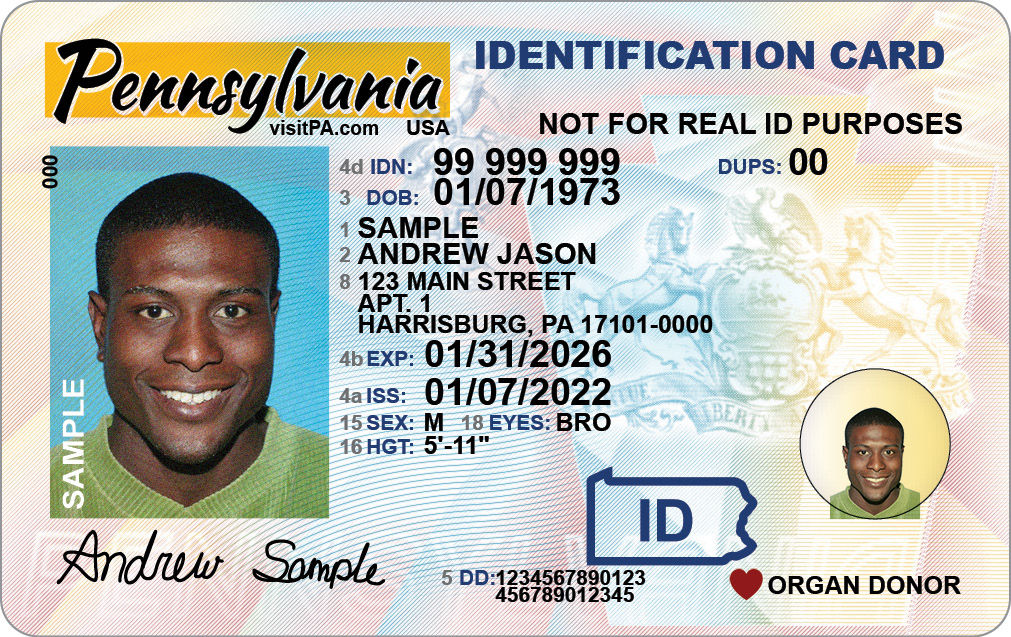
#> input picture research/sample_card.jpg, 1011 x 637 px
$ python portrait.py
#> lines starting #> are read from the running program, lines starting #| are printed output that depends on the picture
import cv2

def extract_portrait(image_path):
    #load the pic
#> called with image_path = '../research/sample_card.jpg'
    img= cv2.imread(image_path)
#> img is the input picture: shape (637, 1011, 3); mean B, G, R 184.2, 191.2, 187.9

    #haar cascade
    #convert to BLCK&WHT
    imgblckwht = cv2.cvtColor(img, cv2.COLOR_BGR2GRAY)
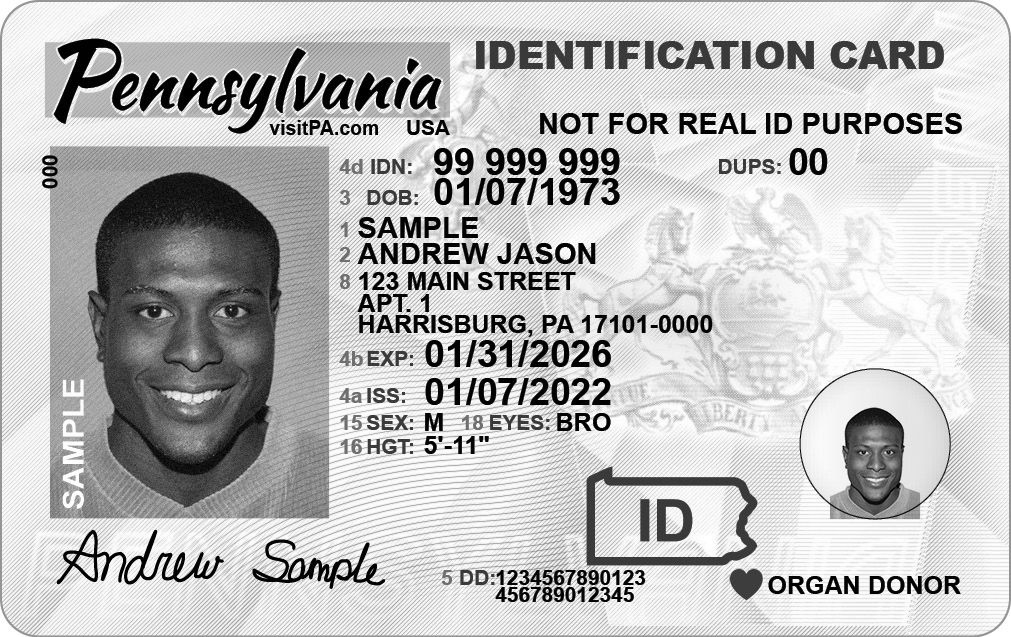
#> imgblckwht: shape (637, 1011); min 0, max 255, mean 189.4
    face_cascade = cv2.CascadeClassifier(cv2.data.haarcascades + 'haarcascade_frontalface_default.xml')
    face = face_cascade.detectMultiScale(imgblckwht, scaleFactor=1.1, minNeighbors=5)
#> face = [[939, 326, 50, 50], [843, 426, 65, 65], [85, 225, 215, 215]]

    if len(face) == 0:
        raise ValueError("No faces detected in the image.")

    #pick the lragest face (incase multiple faces are detected)
    largest_face = max(face, key=lambda rect: rect[2] * rect[3])  # rect is (x, y, w, h)
#> largest_face = [85, 225, 215, 215]
    x, y, w, h = largest_face
#> x = 85; y = 225; w = 215; h = 215
    #crop the image to the face
    portrait = img[y:y+h, x:x+w]
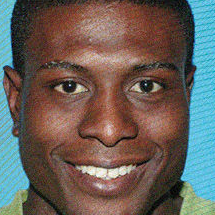
#> portrait: shape (215, 215, 3); mean B, G, R 90.3, 96.7, 104.9
    return portrait

if __name__ == "__main__":
    portrait = extract_portrait("../research/sample_card.jpg")
    if portrait is not None:
        cv2.imwrite("test_portrait.png", portrait) #imwrite saves the image to disk
        print("Portrait saved!")
    else:
        print("No face found!")

$ run again, with research/psprt.jpg copied over research/sample_card.jpg
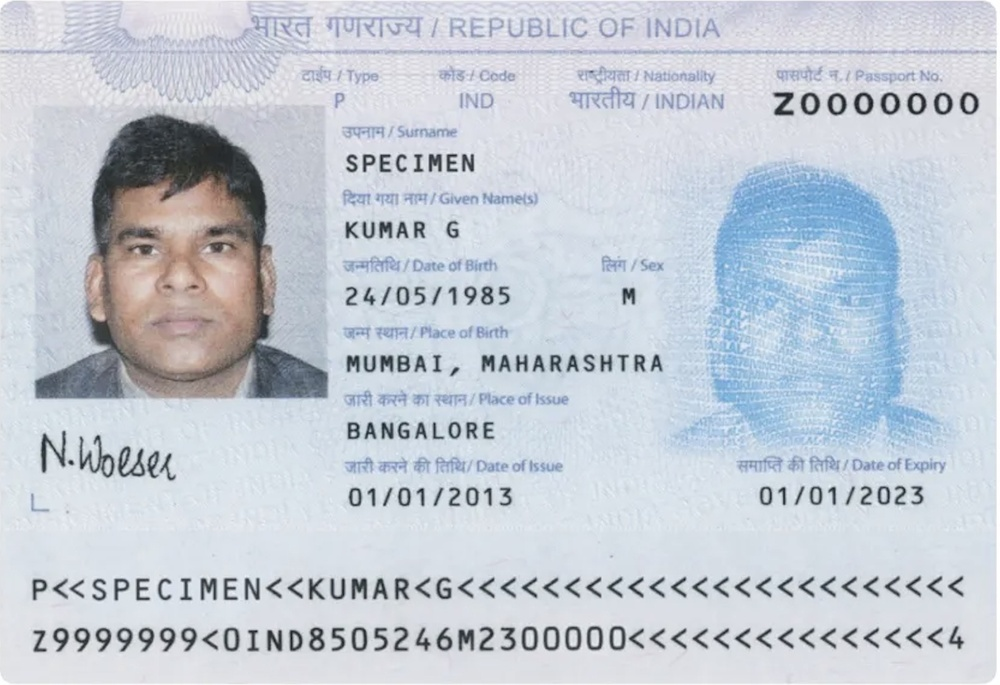
#> input picture research/psprt.jpg, 1000 x 685 px, shrunk from 1638 x 1122 before the run
#> in extract_portrait, img is the input picture: shape (685, 1000, 3); mean B, G, R 213.1, 203.5, 196.4
#> in extract_portrait, `imgblckwht = cv2.cvtColor(img, cv2.COLOR_BGR2GRAY)`:
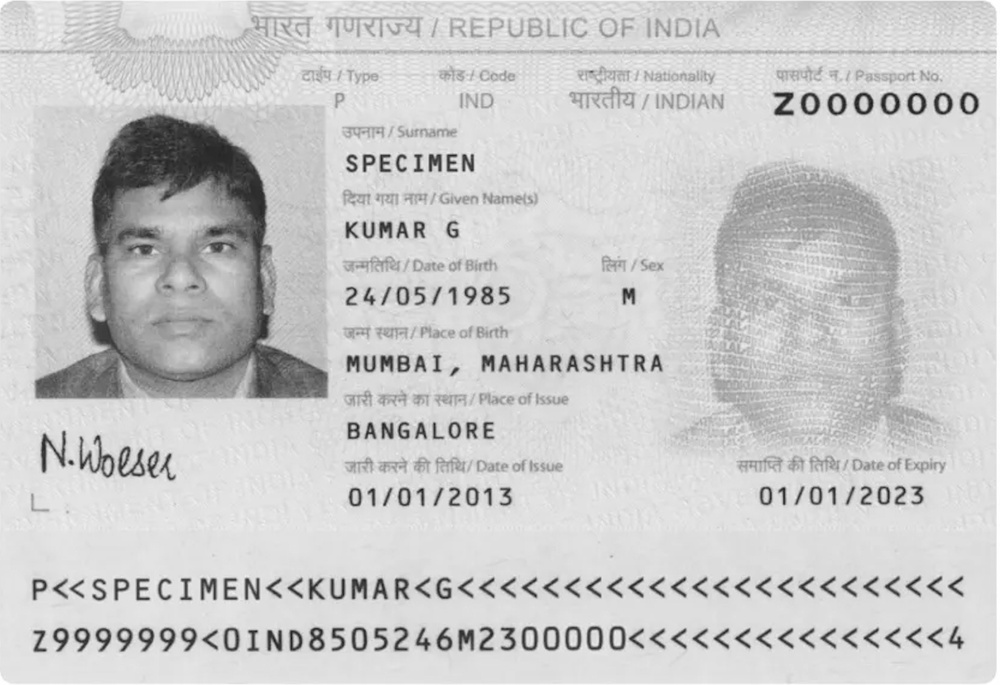
#> imgblckwht: shape (685, 1000); min 15, max 255, mean 202.5
#> face = [[89, 178, 184, 184], [713, 228, 195, 195]]
#> largest_face = [713, 228, 195, 195]
#> x = 713; y = 228; w = 195
#> in extract_portrait, `portrait = img[y:y+h, x:x+w]`:
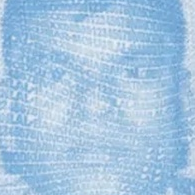
#> portrait: shape (195, 195, 3); mean B, G, R 225.2, 197.5, 165.1
